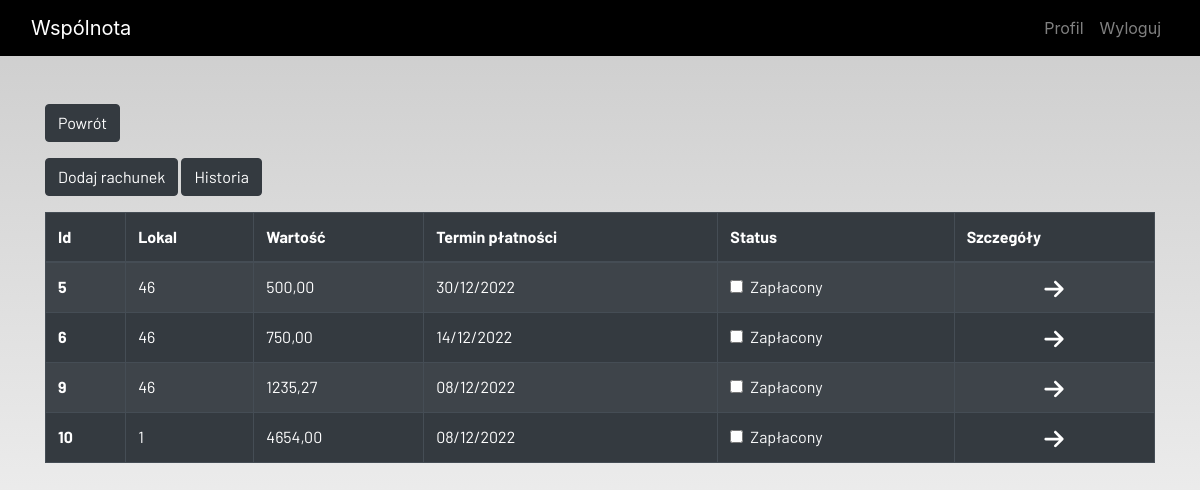
Before: /billing/ (signed in) with the older database file.
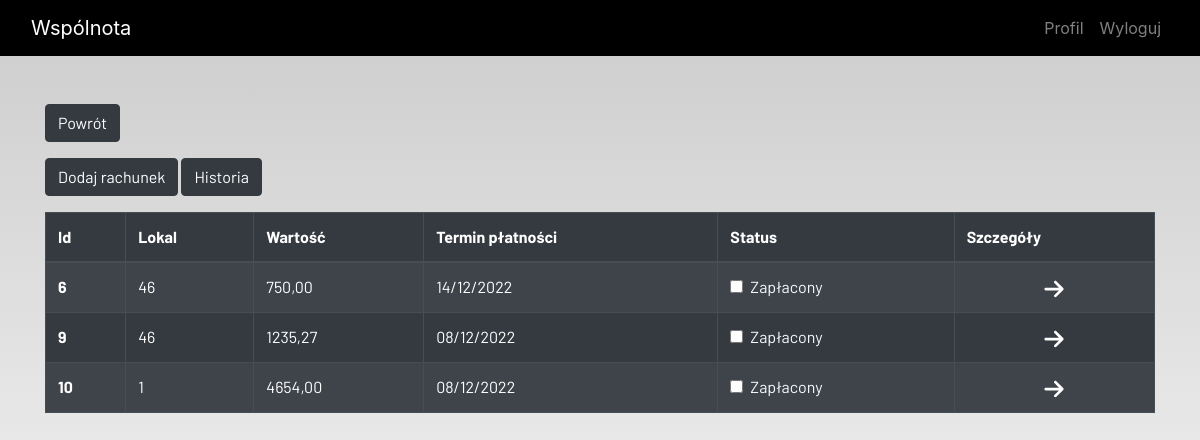
After: the same page with the newer database file.
### ideas/models.py (models this page shows, shortened)
class Billing(models.Model):
    admin = models.ForeignKey(User, on_delete=models.CASCADE, null=True, blank=True)
    id = models.AutoField(primary_key = True)
    owner = models.ForeignKey(Local, on_delete=models.CASCADE, null=False, blank=False)
    value = models.DecimalField(("Kwota do zapłaty"), max_digits=100, decimal_places=2)
    addressee_name = models.TextField(("Adresat rachunku"), null=True, blank=True)
    bank_account = models.CharField(("Numer konta"), max_length=26, null=True, blank=True)
    status = models.BooleanField(("Czy zapłacone?"))
    start_billing = models.DateField(("Początek okresu rozliczeniowego"), null=False, blank=False)
    end_billing = models.DateField(("Koniec okresu rozliczeniowego"), null=False, blank=False)
    payment_date = models.DateField(("Termin płatności"), null=True, blank=True)
    details = models.FileField(("Szczegóły"), upload_to='', null=True)

class Local(models.Model):
    admin = models.ForeignKey(User, on_delete=models.CASCADE, related_name='admin', null=True, blank=True)
    owner = models.OneToOneField(User, on_delete=models.CASCADE, related_name='owner', null=True, blank=True)
    number = models.IntegerField(("Numer lokalu"), null=False, blank=False)
    area = models.DecimalField(("Powierzchnia"), max_digits=100, decimal_places=2)
    def __str__(self):
        return str(self.number)
    class Meta:
        verbose_name = "local"
        verbose_name_plural = "local"

### ideas/view/billing_views.py (the view)
# urls.py: path('billing/', billing, name='billing'),
def billing(request):
    if request.method == "POST":
        form = BillingForm(request.POST, request.FILES)
        if form.is_valid():
            try:
                paid = request.POST['status']
                if paid == 'on':
                    paid = True
                else:
                    paid = False
            except:
                paid = False
            billing = Billing(
                admin=request.user,
                owner=Local.objects.get(id=request.POST["owner"]),
                value=request.POST['value'],
                status=paid,
                start_billing=request.POST['start_billing'],
                end_billing=request.POST['end_billing'],
                payment_date=request.POST['payment_date'],
                addressee_name=request.POST['addressee_name'],
                bank_account=request.POST['bank_account'],
            )
            billing.save()
            messages.success(request, f"Rachunek został dodany")
    else:
        form = BillingForm()
    billing = Billing.objects.filter(status=False).filter(admin=request.user)
    context = {
        'billings': billing,
        'form': form,
    }
    return render(request, 'registration/billing/billing.html', context)

### ideas/forms.py
class BillingForm(forms.ModelForm):
    class Meta:
        model = Billing
        widgets = {'start_billing': DateInput(), 'end_billing': DateInput(), 'payment_date': DateInput()}
        fields = ['owner', 'value', 'addressee_name', 'bank_account', 'status', 'start_billing', 'end_billing',
                  'payment_date', 'details']

### ideas/templates/registration/billing/billing.html (shortened to what this page needs)
{% extends 'registration/main.html' %}
{% load static %}
{% block content %}
{% load crispy_forms_tags %}
<div class="container" >
    <div class="form-group">
        <a href="{% url 'home' %}">
            <button  class="btn btn-dark" >
                    Powrót
            </button>
        </a>
    </div>
</div>
<div class="container" >
    <div class="form-group">
         <button class="btn btn-dark" data-toggle="modal" data-target="#myModal">
                Dodaj rachunek
         </button>
        <a href="{% url 'billing_history' %}">
            <button  class="btn btn-dark" >
                    Historia
            </button>
        </a>
    </div>
</div>
<div class="container">
    <table class="table table-striped table-bordered table-hover table-dark">
        <thead>
            <tr>
                <th scope="col">Id</th>
                <th scope="col">Lokal</th>
                <th scope="col">Wartość</th>
                <th scope="col">Termin płatności</th>
                <th scope="col">Status</th>
                <th scope="col">Szczegóły</th>
            </tr>
        </thead>
        <tbody>
            {% for billing in  billings %}
            <tr>
                <th scope="row">{{ billing.id }} </th>
                <td>{{ billing.owner }}</td>
                <td>{{ billing.value }}</td>
                <td>{{ billing.payment_date | date:"d/m/Y" }}</td>
                <td>
                    <a href="{% url 'billing_update' billing.id%}">
                        <div class="form-check">
                            {% if billing.status == True %}
                            <input class="form-check-input" type="checkbox" value="" checked>
                            {% else %}
                            <input class="form-check-input" type="checkbox" value="">
                            {% endif %}
                            <label class="form-check-label text-light" for="flexCheckDefault">
                                Zapłacony
                            </label>
                        </div>
                    </a>
                </td>
                <td style="text-align: center">
                    <a href="{% url 'billing_detail' billing.id%}">
                    </a>
                </td>
            </tr>
            {%  endfor %}
        </tbody>
    </table>
</div>
{% endblock content %}

Changed rows visible on the page:
no longer on this page (row edited): Billing: id "5", owner "46", value "500,00", payment_date "30/12/2022"
